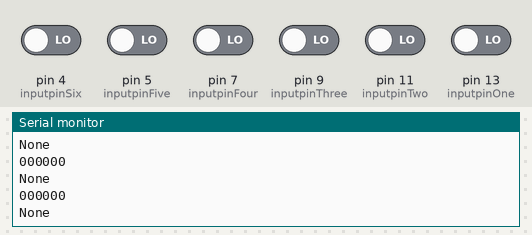
Bench run of a sketch on a simulated Arduino Uno, built with avr-gcc and run on an emulated ATmega328P. Shown: the last lines printed to the serial monitor. The inputs (shaded band) are chosen by the test bench; at power-on: pin 4 (inputpinSix), pin 5 (inputpinFive), pin 7 (inputpinFour), pin 9 (inputpinThree), pin 11 (inputpinTwo), pin 13 (inputpinOne) LOW. The modem accepts every AT command (registered, SIM ready, sends succeed) and sends nothing else.

Above: at 3.2 s.
3.3 s: pin 4 (inputpinSix) driven HIGH
At 4.7 s:
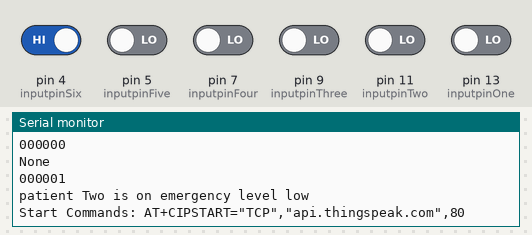
5.0 s: pin 4 (inputpinSix) driven LOW and pin 5 (inputpinFive) driven HIGH
8.0 s: pin 7 (inputpinFour) driven HIGH
At 8.94 s:
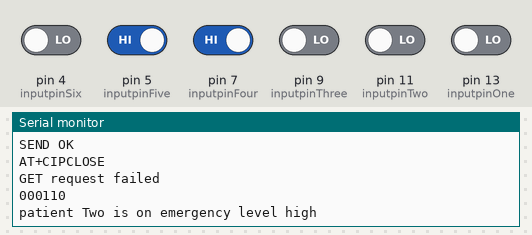
10.1 s: pin 5 (inputpinFive) driven LOW and pin 9 (inputpinThree) driven HIGH
At 10.6 s:
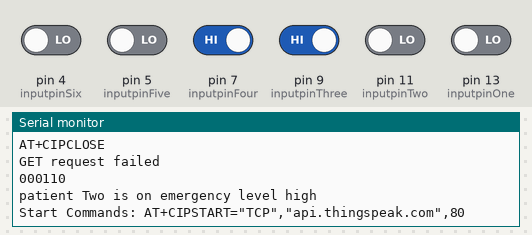
13.1 s: pin 11 (inputpinTwo) driven HIGH
At 14.32 s:
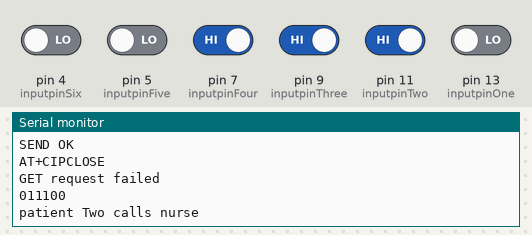
Timing chart, 0 to 16.1 s (numbered marks = the images above; inputs shaded):
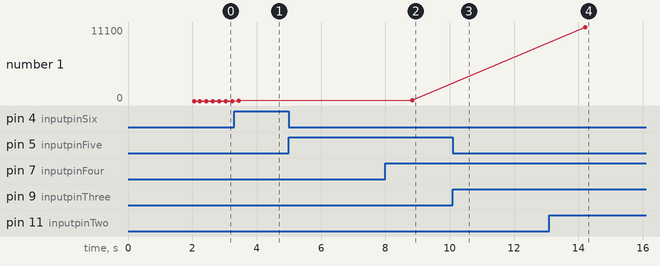

The sketch:

IDP_project.ino
```cpp
#include "Wire.h"


//const int analogInPin = A0;
//int sensorValue = 0;
int inputpinOne = 13;
int inputpinTwo = 11;
int inputpinThree = 9;
int inputpinFour = 7;
int inputpinFive = 5;
int inputpinSix = 4;
int patientOne, patientTwo, highlevelOne, highlevelTwo, lowlevelOne, lowlevelTwo;
int num, numtwo;

#include <SoftwareSerial.h>
SoftwareSerial ESP8266(3, 2);  // Rx, Tx

long writingTimer = 17;
long startTime = 0;
long waitTime = 0;

unsigned char check_connection = 0;
unsigned char times_check = 0;
boolean error;

String myAPIkey = "RX8F2BH50SZGT7TF";  // Your Write API Key from Thingsspeak

void setup() {
  Serial.begin(9600);
  Wire.begin();
  pinMode(inputpinOne,INPUT);
  pinMode(inputpinTwo,INPUT);
  pinMode(inputpinThree,INPUT);
  pinMode(inputpinFour,INPUT);
  pinMode(inputpinFive,INPUT);
  pinMode(inputpinSix,INPUT);
  ESP8266.begin(9600);
  startTime = millis();
  delay(2000);
  Serial.println("Connecting to Wifi");
  while (check_connection == 0) {
    Serial.print(".");
    ESP8266.print("AT+CWJAP=\"EyuMobile\",\"11111112\"\r\n");
    ESP8266.setTimeout(5000);
    if (ESP8266.find("WIFI CONNECTED\r\n") == 1) {
      Serial.println("WIFI CONNECTED");
      break;
    }
    times_check++;
    if (times_check > 3) {
      times_check = 0;
      Serial.println("Trying to Reconnect..");
    }
  }
}

void loop() {
  // ***logic goes here***
  Serial.begin(9600);
  patientOne = digitalRead(inputpinOne);      //green-white 13
  patientTwo = digitalRead(inputpinTwo);      //orange 11
  highlevelOne = digitalRead(inputpinThree);  //brown-white 9
  highlevelTwo = digitalRead(inputpinFour);   //brown 7
  lowlevelOne = digitalRead(inputpinFive);    //orange-white 5
  lowlevelTwo = digitalRead(inputpinSix);     //green 4
  Serial.print(patientOne);
  Serial.print(patientTwo);
  Serial.print(highlevelOne);
  Serial.print(highlevelTwo);
  Serial.print(lowlevelOne);
  Serial.println(lowlevelTwo);
  delay(100);

  if(patientOne == 1){
    Serial.println("patient One calls nurse");
    num = 2;
    numtwo = 0;
    writeThingSpeak(num,numtwo);
    delay(100);
  }
  else if(patientTwo == 1){
    Serial.println("patient Two calls nurse");
    num = 3;
    numtwo = 0;
    writeThingSpeak(num,numtwo);
    delay(100);
  }
  else if(highlevelOne == 1){
    Serial.println("patient One is on emergency level high");
    num = 2;
    numtwo = 8;
    writeThingSpeak(num,numtwo);
    delay(100);
  }
  else if(highlevelTwo == 1){
    Serial.println("patient Two is on emergency level high");
    num = 3;
    numtwo = 8;
    writeThingSpeak(num,numtwo);
    delay(100);
  }
  else if(lowlevelOne == 1){
    Serial.println("patient One is on emergency level low");
    num = 2;
    numtwo = 4;
    writeThingSpeak(num,numtwo);
    delay(100);
  }
  else if(lowlevelTwo == 1){
    Serial.println("patient Two is on emergency level low");
    num = 3;
    numtwo = 4;
    writeThingSpeak(num,numtwo);
    delay(100);
  }
  else{
    Serial.println("None");
    num = 0;
    numtwo = 0;
    delay(100);
  }
}

void writeThingSpeak(int emergencylevel, int patientinfo) {
  startThingSpeakCmd();
  String getStr = "GET /update?api_key=";
  getStr += myAPIkey + "&field1=" + String(emergencylevel) + "&field2=" + String(patientinfo);  // Adjust this according to your ThingSpeak channel
  getStr += "\r\n\r\n";
  GetThingspeakcmd(getStr);
}

void startThingSpeakCmd() {
  ESP8266.flush();
  String cmd = "AT+CIPSTART=\"TCP\",\"api.thingspeak.com\",80";
  ESP8266.println(cmd);
  Serial.print("Start Commands: ");
  Serial.println(cmd);

  if (ESP8266.find("Error")) {
    Serial.println("AT+CIPSTART error");
    return;
  }
}

String GetThingspeakcmd(String postStr) {
  String cmd = "AT+CIPSEND=";
  cmd += String(postStr.length());
  ESP8266.println(cmd);
  Serial.println(cmd);

  if (ESP8266.find(">")) {
    ESP8266.print(postStr);
    Serial.println(postStr);
    //delay(500);

    String response = "";
    while (ESP8266.available()) {
      char c = ESP8266.read();
      response += c;
    }

    Serial.print("Response received: ");
    Serial.println(response);

    ESP8266.println("AT+CIPCLOSE");
    Serial.println("AT+CIPCLOSE");

    // Check for success or failure in the response
    if (response.indexOf("200 OK") != -1) {
      Serial.println("GET request successful");
    } else {
      Serial.println("GET request failed");
    }

    return response;
  } else {
    ESP8266.println("AT+CIPCLOSE");
    Serial.println("AT+CIPCLOSE");
    Serial.println("Error sending GET request");
  }
  return "";
}
```

Measured:
- after the input at 3.3 s, the serial monitor: prints a new line after 0.14 s (image 1)
- after the input at 8.0 s, the serial monitor: prints a new line after 0.83 s (image 2)
- after the input at 13.1 s, the serial monitor: prints a new line after 1.1 s (image 4)
- plotted number 1: 0 → 1 after the input at 3.3 s, 1 → 110 after the input at 8.0 s, 110 → 11100 after the input at 13.1 s
